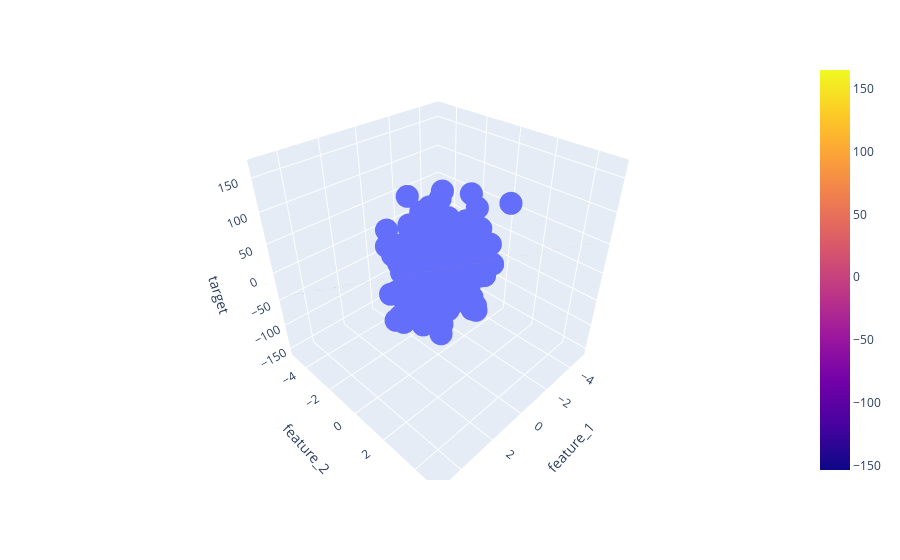

This figure's notebook cell:
### Code cell
# Let's plot the best fitted plane in our data
x = np.linspace(-5, 5, 10)
y = np.linspace(-5, 5, 10)
xGrid, yGrid = np.meshgrid(x, y)

final = np.vstack((xGrid.ravel().reshape(1,100), yGrid.ravel().reshape(1,100))).T
z_final = mr.predict(final).reshape(10,10)
z = z_final


fig = px.scatter_3d(df, x='feature_1', y='feature_2', z='target')
fig.add_trace(go.Surface(x = x, y = y, z = z ))
fig.show()

### Figure 1 — Plotly figure (JSON) as saved in the notebook; plotly's stock layout.template omitted (floating-point values rounded to 4 significant figures; data arrays with more than 128 entries replaced by an {"elided": "..."} marker saying what was removed)
{"data": [{"hovertemplate": "feature_1=%{x}<br>feature_2=%{y}<br>target=%{z}<extra></extra>", "legendgroup": "", "marker": {"color": "#636efa", "symbol": "circle"}, "mode": "markers", "name": "", "scene": "scene", "showlegend": false, "type": "scatter3d", "x": {"elided": "250 float values"}, "y": {"elided": "250 float values"}, "z": {"elided": "250 float values"}}, {"type": "surface", "x": [-5, -3.889, -2.778, -1.667, -0.5556, 0.5556, 1.667, 2.778, 3.889, 5], "y": [-5, -3.889, -2.778, -1.667, -0.5556, 0.5556, 1.667, 2.778, 3.889, 5], "z": [[-153.5, -141.1, -128.7, -116.2, -103.8, -91.39, -78.97, -66.55, -54.13, -41.71], [-130.5, -118.1, -105.7, -93.28, -80.86, -68.44, -56.01, -43.59, -31.17, -18.75], [-107.6, -95.17, -82.75, -70.32, -57.9, -45.48, -33.06, -20.64, -8.214, 4.208], [-84.63, -72.21, -59.79, -47.37, -34.94, -22.52, -10.1, 2.321, 14.74, 27.16], [-61.68, -49.25, -36.83, -24.41, -11.99, 0.434, 12.86, 25.28, 37.7, 50.12], [-38.72, -26.3, -13.87, -1.453, 10.97, 23.39, 35.81, 48.23, 60.66, 73.08], [-15.76, -3.34, 9.082, 21.5, 33.93, 46.35, 58.77, 71.19, 83.61, 96.03], [7.195, 19.62, 32.04, 44.46, 56.88, 69.3, 81.73, 94.15, 106.6, 119.0], [30.15, 42.57, 55.0, 67.42, 79.84, 92.26, 104.7, 117.1, 129.5, 141.9], [53.11, 65.53, 77.95, 90.37, 102.8, 115.2, 127.6, 140.1, 152.5, 164.9]]}], "layout": {"legend": {"tracegroupgap": 0}, "margin": {"t": 60}, "scene": {"domain": {"x": [0, 1], "y": [0, 1]}, "xaxis": {"title": {"text": "feature_1"}}, "yaxis": {"title": {"text": "feature_2"}}, "zaxis": {"title": {"text": "target"}}}}}
